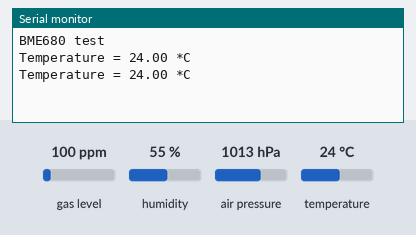
Recording of a sketch running on a simulated Arduino Uno, built with avr-gcc and run on an emulated ATmega328P. On the bench: the last lines printed to the serial monitor. Inputs (shaded band) come from the test bench; at power-on: temperature 24 °C, gas level 100 ppm, humidity 55 %, air pressure 1013 hPa.

Above: at 2.1 s.
2.2 s: temperature set to 12 °C
At 3.4 s:
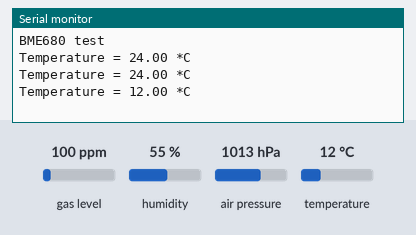
3.8 s: temperature set to 19 °C
At 5.7 s:
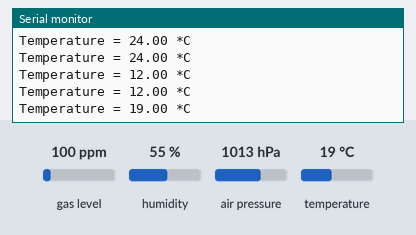
Timing chart, 0 to 7.2 s (numbered marks = the images above; inputs shaded):
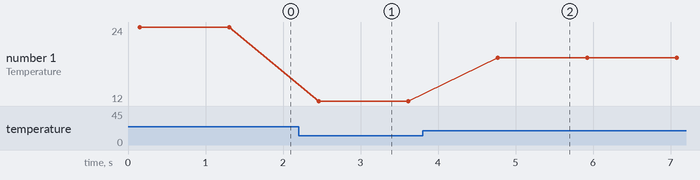

The sketch:

BME680_test_1.ino
```cpp
#include <Wire.h>
#include <SPI.h>
#include <Adafruit_Sensor.h>
#include "Adafruit_BME680.h"

#define BME_SCK 5
#define BME_MISO 4
#define BME_MOSI 3
#define BME_CS 2

#define SEALEVELPRESSURE_HPA (1013.25)

Adafruit_BME680 bme(BME_CS, BME_MOSI, BME_MISO, BME_SCK);

void setup() {
  Serial.begin(9600);
  while (!Serial);
  Serial.println(F("BME680 test"));
}

void loop() {
  if (!bme.begin()) {
    Serial.println("Could not find a valid BME 68- sensor, check wiring!");
  }
  if (! bme.performReading()) {
    Serial.println("Failed to perform reading :(");
  }
  else {
    Serial.print("Temperature = ");
    Serial.print(bme.temperature);
    Serial.println(" *C");
  }

  delay(1000);
}
```

Measured:
- after the input at 2.2 s, the serial monitor: prints a new line after 0.26 s (image 1)
- after the input at 3.8 s, the serial monitor: prints a new line after 0.97 s (image 2)
- plotted number 1: 24 → 12 after the input at 2.2 s, 12 → 19 after the input at 3.8 s
